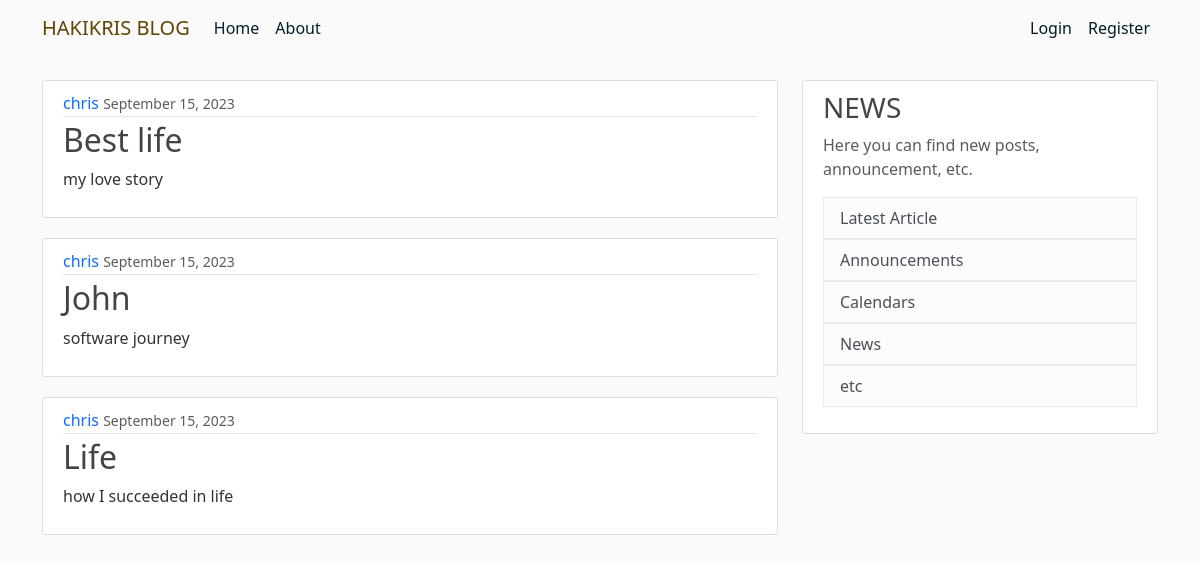
The page / on the database its author committed.
### blog/models.py (models this page shows, shortened)
class Post(models.Model):
    title = models.CharField(max_length=100)
    content = models.TextField()
    date_posted = models.DateTimeField(default=timezone.now)
    author = models.ForeignKey(User, on_delete=models.CASCADE)

### blog/views.py (the view)
# urls.py: path('', views.home, name='blog-home'),
def home(request):
    context = {
        'posts': Post.objects.all()
    }
    return render(request, 'blog/home.html', context)

### blog/templates/blog/home.html
{% extends "blog/base.html" %}
{% block content %}
    {% for post in posts %}
    <article class="media content-section">
        <div class="media-body">
          <div class="article-metadata">
            <a class="mr-2" href="#">{{ post.author }}</a>
            <small class="text-muted">{{ post.date_posted|date:"F d, Y" }}</small>
          </div>
          <h2><a class="article-title" href="#">{{ post.title }}</a></h2>
          <p class="article-content">{{ post.content }}</p>
        </div>
      </article>
    {% endfor %}
{% endblock content %}

### blog/static/blog/main.css (style rules this page uses)
body { background: #fafafa; color: #333333; margin-top: 5rem; }
h1, h2, h3, h4, h5, h6 { color: #444444; }
a { text-decoration: none; }
.content-section { background: #ffffff; padding: 10px 20px; border: 1px solid #dddddd; border-radius: 3px; margin-bottom: 20px; }
.article-title { color: #444444; }
.article-content { white-space: pre-line; }
.article-metadata { padding-bottom: 1px; margin-bottom: 4px; border-bottom: 1px solid #e3e3e3; }

### rows shown on the page
Post: author "chris", date_posted "September 15, 2023", title "Best life", content "my love story"
Post: author "chris", date_posted "September 15, 2023", title "John", content "software journey"
Post: author "chris", date_posted "September 15, 2023", title "Life", content "how I succeeded in life"
